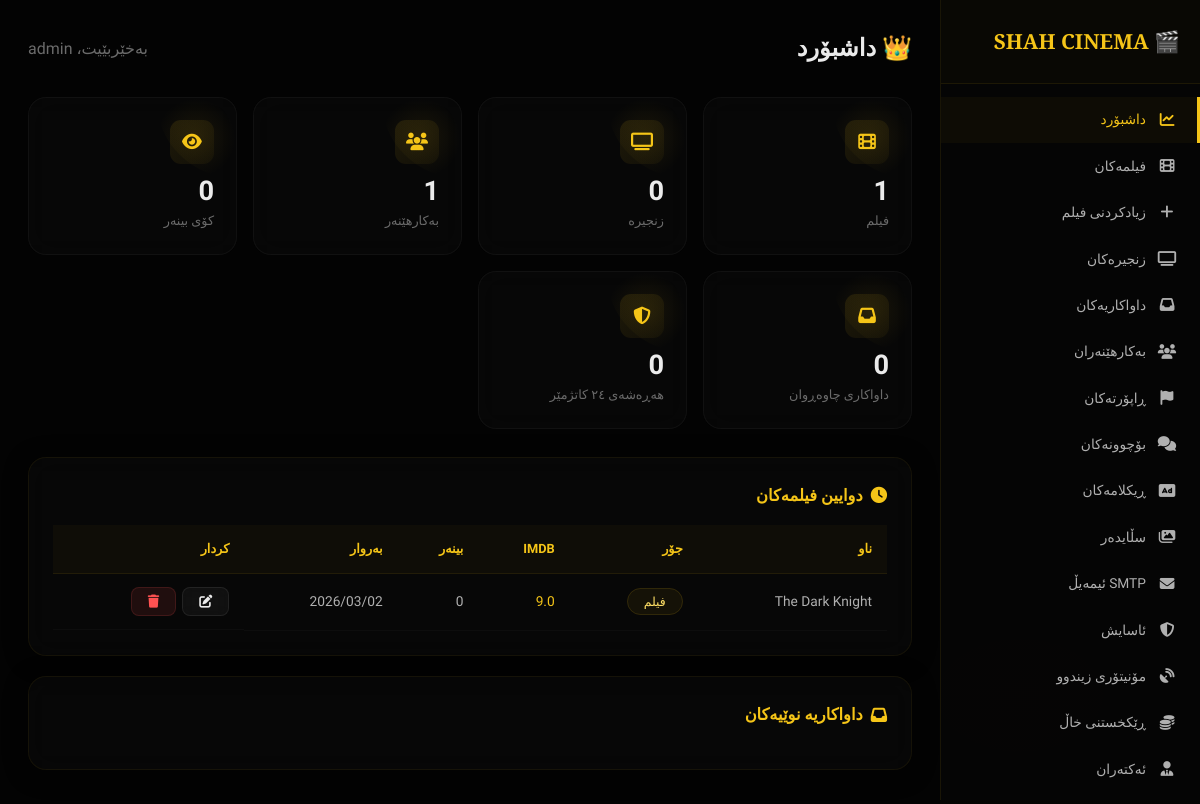
/admin/index.php (signed in), run on the app's committed database.
### tables this page shows
CREATE TABLE IF NOT EXISTS movies (
    id INT AUTO_INCREMENT PRIMARY KEY,
    title VARCHAR(255) NOT NULL,
    slug VARCHAR(255) NOT NULL UNIQUE,
    description TEXT,
    poster VARCHAR(255),
    backdrop VARCHAR(255),
    trailer_url VARCHAR(500),
    release_year SMALLINT,
    imdb_rate DECIMAL(3,1) DEFAULT 0.0,
    quality ENUM('CAM','HD','FHD','4K') DEFAULT 'HD',
    duration VARCHAR(20),
    country VARCHAR(100),
    director VARCHAR(255),
    actors TEXT,
    type ENUM('movie','series') DEFAULT 'movie',
    status ENUM('published','draft') DEFAULT 'published',
    views INT DEFAULT 0,
    meta_title VARCHAR(255),
    meta_description TEXT,
    created_at TIMESTAMP DEFAULT CURRENT_TIMESTAMP,
    updated_at TIMESTAMP DEFAULT CURRENT_TIMESTAMP ON UPDATE CURRENT_TIMESTAMP
);

### config.php (called while the page is built, shortened)
<?php
function clean(string $data): string {
    return htmlspecialchars(trim($data), ENT_QUOTES, 'UTF-8');
}
function adminUrl(string $path = ''): string {
    return SITE_URL . '/' . ADMIN_DIR . '/' . ltrim($path, '/');
}

### includes/functions.php (called while the page is built, shortened)
<?php
function getDashboardStats(PDO $pdo): array {
    return [
        'total_movies' => $pdo->query("SELECT COUNT(*) FROM movies WHERE type='movie'")->fetchColumn(),
        'total_series' => $pdo->query("SELECT COUNT(*) FROM movies WHERE type='series'")->fetchColumn(),
        'total_users' => $pdo->query("SELECT COUNT(*) FROM users")->fetchColumn(),
        'total_views' => $pdo->query("SELECT SUM(views) FROM movies")->fetchColumn() ?: 0,
        'pending_requests' => $pdo->query("SELECT COUNT(*) FROM movie_requests WHERE status='pending'")->fetchColumn(),
        'recent_attacks' => $pdo->query("SELECT COUNT(*) FROM security_logs WHERE created_at > DATE_SUB(NOW(), INTERVAL 24 HOUR)")->fetchColumn(),
        'total_reports' => (function() use ($pdo) {
            try { return $pdo->query("SELECT COUNT(*) FROM reports WHERE status='pending'")->fetchColumn(); }
            catch (Exception $e) { return 0; }
        })(),
    ];
}

### admin/index.php (the view, shortened to what this page needs)
<?php
require_once __DIR__ . '/../config.php';
require_once __DIR__ . '/../includes/functions.php';
$stats = getDashboardStats($pdo);
$recentMovies = $pdo->query("SELECT * FROM movies ORDER BY created_at DESC LIMIT 10")->fetchAll();
?>
<!DOCTYPE html>
<html lang="ku" dir="rtl">
<head>
    <link rel="stylesheet" href="<?= SITE_URL ?>/assets/css/style.css">
    <link rel="stylesheet" href="https://cdnjs.cloudflare.com/ajax/libs/font-awesome/6.5.0/css/all.min.css">
    <link rel="stylesheet" href="https://cdnjs.cloudflare.com/ajax/libs/animate.css/4.1.1/animate.min.css">
</head>
<body class="rtl">
<div class="admin-layout">
    <?php include __DIR__ . '/sidebar.php'; ?>
    <main class="admin-main">
        <div class="admin-header">
            <div>
            <h1>👑 داشبۆرد</h1></div>
            <span style="color:var(--gray);">بەخێربێیت، <?= clean($_SESSION['username']) ?></span>
        </div>
        <div class="stats-grid">
            <div class="stat-card"><div class="stat-icon"><i class="fas fa-film"></i></div><div class="stat-value"><?= number_format($stats['total_movies']) ?></div><div class="stat-label">فیلم</div></div>
            <div class="stat-card"><div class="stat-icon"><i class="fas fa-tv"></i></div><div class="stat-value"><?= number_format($stats['total_series']) ?></div><div class="stat-label">زنجیرە</div></div>
            <div class="stat-card"><div class="stat-icon"><i class="fas fa-users"></i></div><div class="stat-value"><?= number_format($stats['total_users']) ?></div><div class="stat-label">بەکارهێنەر</div></div>
            <div class="stat-card"><div class="stat-icon"><i class="fas fa-eye"></i></div><div class="stat-value"><?= number_format($stats['total_views']) ?></div><div class="stat-label">کۆی بینەر</div></div>
            <div class="stat-card"><div class="stat-icon"><i class="fas fa-inbox"></i></div><div class="stat-value"><?= $stats['pending_requests'] ?></div><div class="stat-label">داواکاری چاوەڕوان</div></div>
            <div class="stat-card"><div class="stat-icon"><i class="fas fa-shield-alt"></i></div><div class="stat-value"><?= $stats['recent_attacks'] ?></div><div class="stat-label">هەڕەشەی ٢٤ کاتژمێر</div></div>
        </div>
        <div class="panel-card">
            <h3><i class="fas fa-clock"></i> دوایین فیلمەکان</h3>
            <table class="admin-table">
                <thead><tr><th>ناو</th><th>جۆر</th><th>IMDb</th><th>بینەر</th><th>بەروار</th><th>کردار</th></tr></thead>
                <tbody>
                <?php foreach ($recentMovies as $m): ?>
                <tr>
                    <td><?= clean($m['title']) ?></td>
                    <td><span class="tag"><?= $m['type']==='movie'?'فیلم':'زنجیرە' ?></span></td>
                    <td class="text-gold"><?= $m['imdb_rate'] ?></td>
                    <td><?= number_format($m['views']) ?></td>
                    <td><?= date('Y/m/d', strtotime($m['created_at'])) ?></td>
                    <td class="actions">
                        <a href="<?= adminUrl('edit-movie.php?id=' . $m['id']) ?>" class="btn btn-glass btn-sm"><i class="fas fa-edit"></i></a>
                        <a href="<?= adminUrl('delete-movie.php?id=' . $m['id']) ?>" class="btn btn-danger btn-sm" onclick="return confirm('دڵنیایت؟')"><i class="fas fa-trash"></i></a>
                    </td>
                </tr>
                <?php endforeach; ?>
                </tbody>
            </table>
        </div>
        <div class="panel-card">
            <h3><i class="fas fa-inbox"></i> داواکاریە نوێیەکان</h3>
        </div>
    </main>
</div>
</body></html>

### data on the page
movies: id "1", views "0", title "The Dark Knight", type "فیلم", imdb_rate "9.0", created_at "2026/03/02"

### other printed values
SITE_NAME "SHAH CINEMA"
$_SESSION['username'] "admin"
